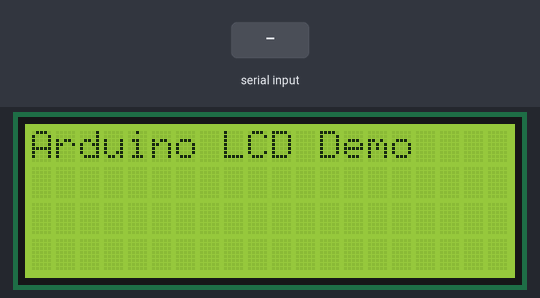
Recording of a sketch running on a simulated Arduino Uno, built with avr-gcc and run on an emulated ATmega328P. Shown: 20×4 character LCD. The inputs (shaded band) are chosen by the test bench. What the sketch prints to the serial monitor is not drawn.

Above: at 1.2 s.
1.3 s: "SD 90\n" received over Serial
At 2.4 s:
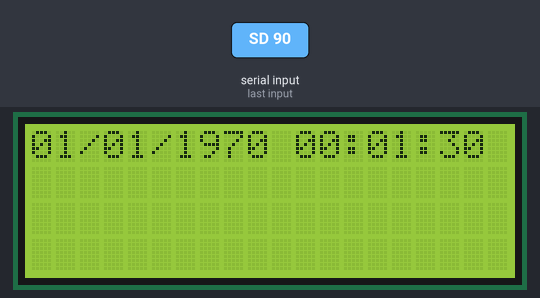
2.8 s: "SD ,45\n" received over Serial
At 3.6 s:
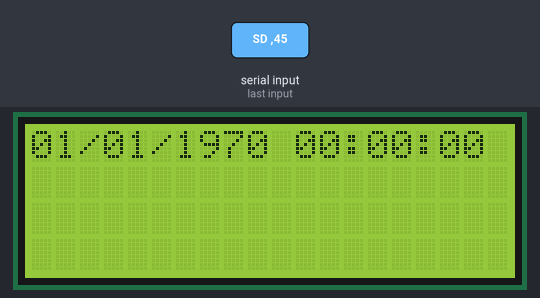
Timing chart, 0 to 5.8 s (numbered marks = the images above; inputs shaded):
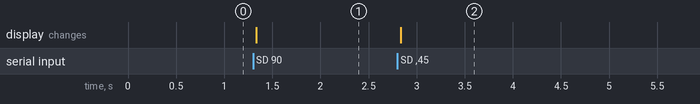

The sketch:

pyduino.ino
```cpp
#include <Wire.h>
#include <LiquidCrystal_I2C.h>
#include <TimeLib.h>
#include <RTClib.h>

LiquidCrystal_I2C lcd(0x27, 20, 4);  // Set the LCD address to 0x27 for a 4x20 display

DS1302 rtc(8, 6, 7);

void setup() {
  Serial.begin(9600);             // Initialize serial communication
  lcd.init();                     // Initialize the LCD
  lcd.backlight();                // Turn on the backlight
  lcd.setCursor(0, 0);            // Set the cursor to the top-left corner
  lcd.print("Arduino LCD Demo");  // Display a welcome message
  setTime(0);                     // Initialize the Time library (start from epoch)
  if (!rtc.isrunning()) {
    Serial.println("RTC is NOT running!");
    // following line sets the RTC to the date & time this sketch was compiled
    rtc.adjust(DateTime(__DATE__, __TIME__));
  }
}

void loop() {
  if (Serial.available() > 0) {
    String inputString = Serial.readStringUntil('\n');  // Read a line from the serial port
    inputString.trim();                                 // Remove leading and trailing whitespace

    // Check if the inputString starts with "SD "
    if (inputString.startsWith("SD ")) {
      String timestamp = inputString.substring(3);  // Remove the "SD " prefix

      // Convert timestamp to a long integer
      long timestampLong = atol(timestamp.c_str());

      // Set the system time using the received Unix timestamp
      setTime(timestampLong);

      // Create a formatted date and time string
      char datetimeString[20];  // Buffer for date and time string
      sprintf(datetimeString, "%02d/%02d/%04d %02d:%02d:%02d", month(), day(), year(), hour(), minute(), second());

      // Clear the LCD and print the formatted date and time
      lcd.clear();
      lcd.setCursor(0, 0);
      lcd.print(datetimeString);

      // Send acknowledgment back to Python
      Serial.println("ACK");
    }
  }
}
```

Measured:
- after the input at 1.3 s, the display: changes at once (image 1)
- after the input at 2.8 s, the display: changes at once (image 2)
